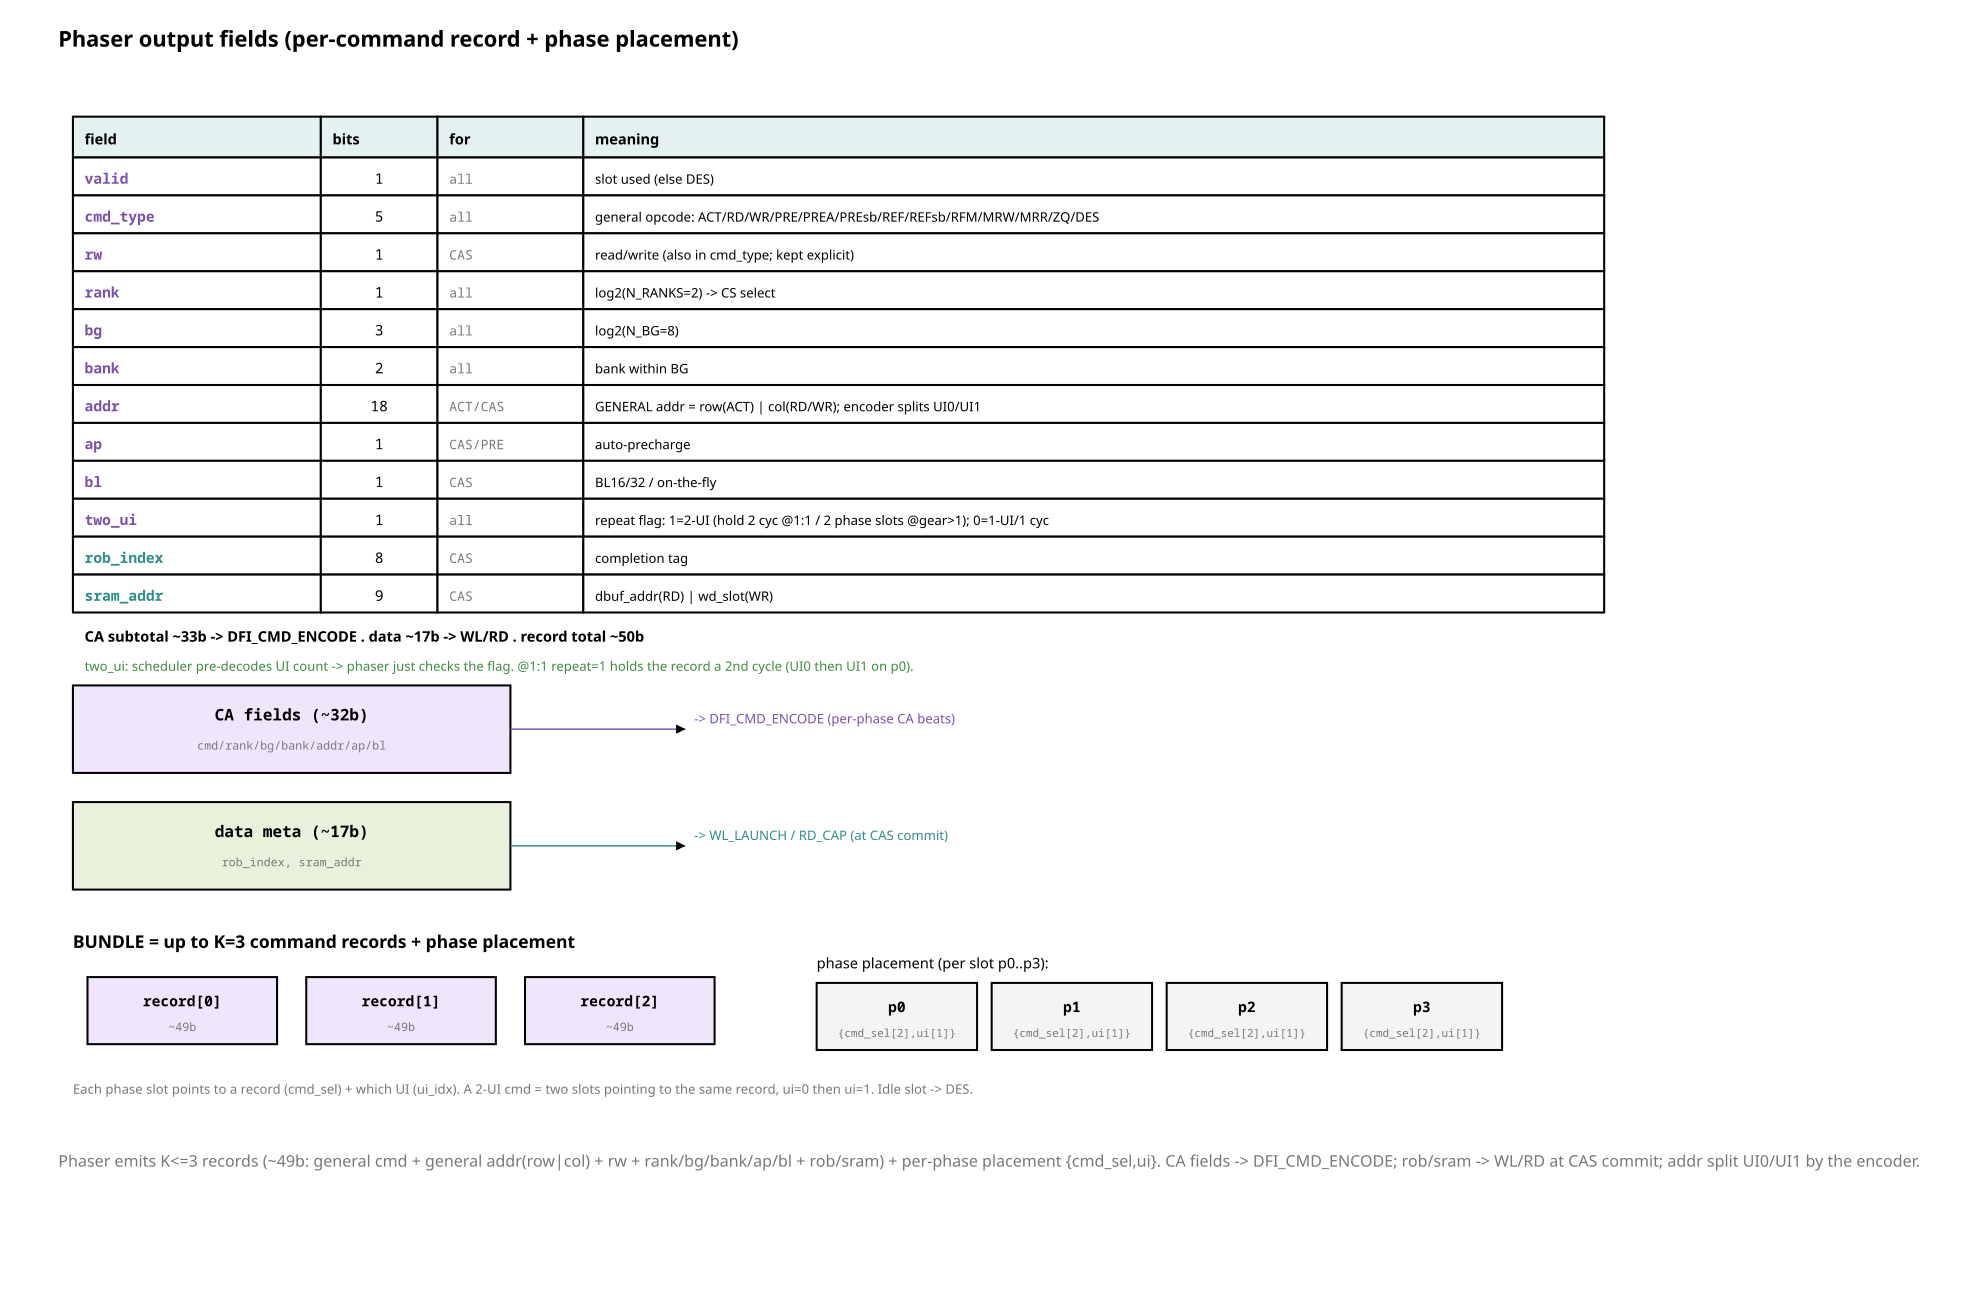

Source code (Python):
from rtlfig import (Fig, MUTED, FILL_NEW, FILL_LOGIC, FILL_CELL, FILL_ACTIVE,
                    FAINT, INK, PAPER, W_CELL)

# fig_71 — phaser output fields. Per-command record (CA fields + data meta) + phase
# placement. CA -> DFI_CMD_ENCODE, data meta -> WL/RD lines.

CMD = "#7a4fb0"; DATA = "#2a8f86"; GREEN = "#3d8c40"
f = Fig(1360, 900)

f.text(40, 32, "Phaser output fields  (per-command record + phase placement)", size=15,
       mono=False, bold=True)

# ---- record field table ----
rows = [
    ("valid", "1", "all", "slot used (else DES)", CMD),
    ("cmd_type", "5", "all", "general opcode: ACT/RD/WR/PRE/PREA/PREsb/REF/REFsb/RFM/MRW/MRR/ZQ/DES", CMD),
    ("rw", "1", "CAS", "read/write (also in cmd_type; kept explicit)", CMD),
    ("rank", "1", "all", "log2(N_RANKS=2) -> CS select", CMD),
    ("bg", "3", "all", "log2(N_BG=8)", CMD),
    ("bank", "2", "all", "bank within BG", CMD),
    ("addr", "18", "ACT/CAS", "GENERAL addr = row(ACT) | col(RD/WR); encoder splits UI0/UI1", CMD),
    ("ap", "1", "CAS/PRE", "auto-precharge", CMD),
    ("bl", "1", "CAS", "BL16/32 / on-the-fly", CMD),
    ("two_ui", "1", "all", "repeat flag: 1=2-UI (hold 2 cyc @1:1 / 2 phase slots @gear>1); 0=1-UI/1 cyc", CMD),
    ("rob_index", "8", "CAS", "completion tag", DATA),
    ("sram_addr", "9", "CAS", "dbuf_addr(RD) | wd_slot(WR)", DATA),
]
X = [50, 220, 300, 400]
W = [170, 80, 100, 700]
hy = 80
for i, lab in enumerate(["field", "bits", "for", "meaning"]):
    f.rect(X[i], hy, W[i], 28, fill=FILL_ACTIVE, width=W_CELL)
    f.text(X[i] + 8, hy + 19, lab, size=10, mono=False, bold=True)
y = hy + 28
for nm, b, fr, mn, col in rows:
    f.rect(X[0], y, W[0], 26, fill=PAPER, width=W_CELL)
    f.text(X[0] + 8, y + 18, nm, size=10, mono=True, fill=col, bold=True)
    f.rect(X[1], y, W[1], 26, fill=PAPER, width=W_CELL)
    f.text(X[1] + W[1] / 2, y + 18, b, size=10, mono=True, anchor="middle")
    f.rect(X[2], y, W[2], 26, fill=PAPER, width=W_CELL)
    f.text(X[2] + 8, y + 18, fr, size=9, mono=True, fill=MUTED)
    f.rect(X[3], y, W[3], 26, fill=PAPER, width=W_CELL)
    f.text(X[3] + 8, y + 18, mn, size=9, mono=False)
    y += 26
# subtotal bar
f.text(X[0] + 8, y + 20, "CA subtotal ~33b -> DFI_CMD_ENCODE   .   data ~17b -> WL/RD   .   "
       "record total ~50b", size=10, mono=False, bold=True, fill=INK)
f.text(X[0] + 8, y + 40, "two_ui: scheduler pre-decodes UI count -> phaser just checks the flag. "
       "@1:1 repeat=1 holds the record a 2nd cycle (UI0 then UI1 on p0).", size=9,
       mono=False, fill=GREEN)

# ---- split arrows ----
sy = y + 50
f.rect(50, sy, 300, 60, fill=FILL_NEW, width=W_CELL)
f.text(200, sy + 24, "CA fields (~32b)", size=11, anchor="middle", bold=True)
f.text(200, sy + 44, "cmd/rank/bg/bank/addr/ap/bl", size=8, anchor="middle", fill=MUTED)
f.line(350, sy + 30, 470, sy + 30, arrow=True, stroke=CMD)
f.text(476, sy + 26, "-> DFI_CMD_ENCODE (per-phase CA beats)", size=9, mono=False, fill=CMD)

f.rect(50, sy + 80, 300, 60, fill=FILL_CELL, width=W_CELL)
f.text(200, sy + 104, "data meta (~17b)", size=11, anchor="middle", bold=True)
f.text(200, sy + 124, "rob_index, sram_addr", size=8, anchor="middle", fill=MUTED)
f.line(350, sy + 110, 470, sy + 110, arrow=True, stroke=DATA)
f.text(476, sy + 106, "-> WL_LAUNCH / RD_CAP (at CAS commit)", size=9, mono=False, fill=DATA)

# ---- bundle = K records + placement ----
by = sy + 180
f.text(50, by, "BUNDLE = up to K=3 command records + phase placement", size=12,
       mono=False, bold=True)
# K records
for k in range(3):
    x = 60 + k * 150
    f.rect(x, by + 20, 130, 46, fill=FILL_NEW, width=W_CELL)
    f.text(x + 65, by + 40, f"record[{k}]", size=10, anchor="middle", bold=True)
    f.text(x + 65, by + 57, "~49b", size=8, anchor="middle", fill=MUTED)
# placement map
px = 560
f.text(px, by + 14, "phase placement (per slot p0..p3):", size=10, mono=False)
for i in range(4):
    x = px + i * 120
    f.rect(x, by + 24, 110, 46, fill=FILL_LOGIC, width=W_CELL)
    f.text(x + 55, by + 44, f"p{i}", size=10, anchor="middle", bold=True)
    f.text(x + 55, by + 61, "{cmd_sel[2],ui[1]}", size=7.5, anchor="middle", fill=MUTED)

f.text(50, by + 100, "Each phase slot points to a record (cmd_sel) + which UI (ui_idx). A 2-UI cmd "
       "= two slots pointing to the same record, ui=0 then ui=1. Idle slot -> DES.", size=9,
       mono=False, fill=MUTED)

f.caption(40, by + 150,
          "Phaser emits K<=3 records (~49b: general cmd + general addr(row|col) + rw + "
          "rank/bg/bank/ap/bl + rob/sram) + per-phase placement {cmd_sel,ui}. CA fields -> "
          "DFI_CMD_ENCODE; rob/sram -> WL/RD at CAS commit; addr split UI0/UI1 by the encoder.")

f.save("fig_71_phaser_fields.svg")
print("wrote fig_71_phaser_fields.svg")
